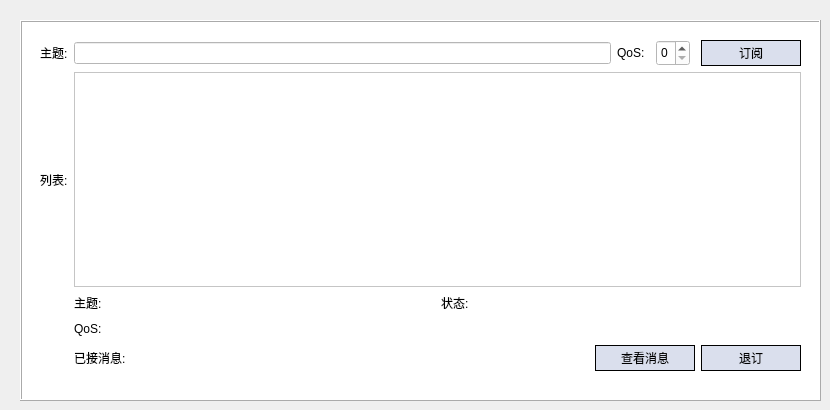
       <widget class="QWidget" name="page_6">
        <widget class="QFrame" name="frame_7">
         <property name="geometry">
          <rect>
           <x>20</x>
           <y>20</y>
           <width>801</width>
           <height>381</height>
          </rect>
         </property>
         <property name="styleSheet">
          <string notr="true">background-color: rgb(255, 255, 255);</string>
         </property>
         <property name="frameShape">
          <enum>QFrame::Box</enum>
         </property>
         <property name="frameShadow">
          <enum>QFrame::Raised</enum>
         </property>
         <widget class="QWidget" name="verticalLayoutWidget">
          <property name="geometry">
           <rect>
            <x>20</x>
            <y>20</y>
            <width>761</width>
            <height>331</height>
           </rect>
          </property>
          <layout class="QVBoxLayout" name="verticalLayout_2">
           <item>
            <layout class="QHBoxLayout" name="horizontalLayout_2">
             <item>
              <widget class="QLabel" name="label_13">
               <property name="styleSheet">
                <string notr="true">font: 11pt &quot;微软雅黑&quot;;</string>
               </property>
               <property name="text">
                <string>主题:</string>
               </property>
              </widget>
             </item>
             <item>
              <widget class="QLineEdit" name="topicEdit">
               <property name="styleSheet">
                <string notr="true">font: 11pt &quot;微软雅黑&quot;;
background-color: rgb(255, 255, 255);
color: rgb(60, 68, 106);
</string>
               </property>
              </widget>
             </item>
             <item>
              <widget class="QLabel" name="label_14">
               <property name="styleSheet">
                <string notr="true">font: 11pt &quot;微软雅黑&quot;;</string>
               </property>
               <property name="text">
                <string>QoS:</string>
               </property>
              </widget>
             </item>
             <item>
              <spacer name="horizontalSpacer_6">
               <property name="orientation">
                <enum>Qt::Horizontal</enum>
               </property>
               <property name="sizeType">
                <enum>QSizePolicy::Fixed</enum>
               </property>
               <property name="sizeHint" stdset="0">
                <size>
                 <width>5</width>
                 <height>18</height>
                </size>
               </property>
              </spacer>
             </item>
             <item>
              <widget class="QSpinBox" name="qosEdit">
               <property name="minimumSize">
                <size>
                 <width>0</width>
                 <height>26</height>
                </size>
               </property>
               <property name="maximum">
                <number>2</number>
               </property>
              </widget>
             </item>
             <item>
              <spacer name="horizontalSpacer_7">
               <property name="orientation">
                <enum>Qt::Horizontal</enum>
               </property>
               <property name="sizeType">
                <enum>QSizePolicy::Fixed</enum>
               </property>
               <property name="sizeHint" stdset="0">
                <size>
                 <width>5</width>
                 <height>18</height>
                </size>
               </property>
              </spacer>
             </item>
             <item>
              <widget class="QPushButton" name="subscription">
               <property name="minimumSize">
                <size>
                 <width>100</width>
                 <height>26</height>
                </size>
               </property>
               <property name="styleSheet">
                <string notr="true">QPushButton
{
font: 11pt &quot;微软雅黑&quot;;

color: black; 
background-color:rgb(218, 223, 237);                                       

	
border:1px groove black; 
border-style: outset;
}
QPushButton::hover
{ /*鼠标悬停在按钮上时*/
font: 11pt &quot;微软雅黑&quot;;
color: black;
 background-color: rgb(255, 255, 255);
border:1px groove black; 
border-style: outset;
}
QPushButton::pressed
{
font: 11pt &quot;微软雅黑&quot;;
color: black; 
border:1px groove black; 
	background-color: rgb(201, 206, 218);
border-style: outset;
}

                   </string>
               </property>
               <property name="text">
                <string>订阅</string>
               </property>
              </widget>
             </item>
            </layout>
           </item>
           <item>
            <layout class="QHBoxLayout" name="horizontalLayout_5">
             <item>
              <widget class="QLabel" name="label_17">
               <property name="styleSheet">
                <string notr="true">font: 11pt &quot;微软雅黑&quot;;</string>
               </property>
               <property name="text">
                <string>列表:</string>
               </property>
              </widget>
             </item>
             <item>
              <widget class="QListWidget" name="topicList">
               <property name="styleSheet">
                <string notr="true">font: 11pt &quot;微软雅黑&quot;;
background-color: rgb(255, 255, 255);
color: rgb(60, 68, 106);</string>
               </property>
              </widget>
             </item>
            </layout>
           </item>
           <item>
            <layout class="QHBoxLayout" name="horizontalLayout_3">
             <item>
              <spacer name="horizontalSpacer_5">
               <property name="orientation">
                <enum>Qt::Horizontal</enum>
               </property>
               <property name="sizeType">
                <enum>QSizePolicy::Maximum</enum>
               </property>
               <property name="sizeHint" stdset="0">
                <size>
                 <width>34</width>
                 <height>20</height>
                </size>
               </property>
              </spacer>
             </item>
             <item>
              <widget class="QLabel" name="label_15">
               <property name="styleSheet">
                <string notr="true">font: 11pt &quot;微软雅黑&quot;;</string>
               </property>
               <property name="text">
                <string>主题:</string>
               </property>
              </widget>
             </item>
             <item>
              <widget class="QLineEdit" name="topicShow">
               <property name="styleSheet">
                <string notr="true">font: 11pt &quot;微软雅黑&quot;;
background-color: rgb(255, 255, 255);
color: rgb(60, 68, 106);
</string>
               </property>
               <property name="frame">
                <bool>false</bool>
               </property>
              </widget>
             </item>
             <item>
              <widget class="QLabel" name="label_18">
               <property name="styleSheet">
                <string notr="true">font: 11pt &quot;微软雅黑&quot;;</string>
               </property>
               <property name="text">
                <string>状态:</string>
               </property>
              </widget>
             </item>
             <item>
              <widget class="QLineEdit" name="subStaShow">
               <property name="styleSheet">
                <string notr="true">font: 11pt &quot;微软雅黑&quot;;
background-color: rgb(255, 255, 255);
color: rgb(60, 68, 106);
</string>
               </property>
               <property name="frame">
                <bool>false</bool>
               </property>
              </widget>
             </item>
            </layout>
           </item>
           <item>
            <layout class="QHBoxLayout" name="horizontalLayout_4">
             <item>
              <spacer name="horizontalSpacer_8">
               <property name="orientation">
                <enum>Qt::Horizontal</enum>
               </property>
               <property name="sizeType">
                <enum>QSizePolicy::Maximum</enum>
               </property>
               <property name="sizeHint" stdset="0">
                <size>
                 <width>34</width>
                 <height>20</height>
                </size>
               </property>
              </spacer>
             </item>
             <item>
              <widget class="QLabel" name="label_16">
               <property name="styleSheet">
                <string notr="true">font: 11pt &quot;微软雅黑&quot;;</string>
               </property>
               <property name="text">
                <string>QoS:</string>
               </property>
              </widget>
             </item>
             <item>
              <widget class="QLineEdit" name="qosShow">
               <property name="styleSheet">
                <string notr="true">font: 11pt &quot;微软雅黑&quot;;
background-color: rgb(255, 255, 255);
color: rgb(60, 68, 106);
</string>
               </property>
               <property name="frame">
                <bool>false</bool>
               </property>
              </widget>
             </item>
            </layout>
           </item>
           <item>
            <layout class="QHBoxLayout" name="horizontalLayout_6">
             <item>
              <spacer name="horizontalSpacer_9">
               <property name="orientation">
                <enum>Qt::Horizontal</enum>
               </property>
               <property name="sizeType">
                <enum>QSizePolicy::Maximum</enum>
               </property>
               <property name="sizeHint" stdset="0">
                <size>
                 <width>34</width>
                 <height>20</height>
                </size>
               </property>
              </spacer>
             </item>
             <item>
              <widget class="QLabel" name="label_19">
               <property name="styleSheet">
                <string notr="true">font: 11pt &quot;微软雅黑&quot;;</string>
               </property>
               <property name="text">
                <string>已接消息:</string>
               </property>
              </widget>
             </item>
             <item>
              <widget class="QLineEdit" name="rcvNumShow">
               <property name="styleSheet">
                <string notr="true">font: 11pt &quot;微软雅黑&quot;;
background-color: rgb(255, 255, 255);
color: rgb(60, 68, 106);
</string>
               </property>
               <property name="frame">
                <bool>false</bool>
               </property>
               <property name="readOnly">
                <bool>true</bool>
               </property>
              </widget>
             </item>
             <item>
              <widget class="QPushButton" name="showMsg">
               <property name="minimumSize">
                <size>
                 <width>100</width>
                 <height>26</height>
                </size>
               </property>
               <property name="styleSheet">
                <string notr="true">QPushButton
{
font: 11pt &quot;微软雅黑&quot;;

color: black; 
background-color:rgb(218, 223, 237);                                       

	
border:1px groove black; 
border-style: outset;
}
QPushButton::hover
{ /*鼠标悬停在按钮上时*/
font: 11pt &quot;微软雅黑&quot;;
color: black;
 background-color: rgb(255, 255, 255);
border:1px groove black; 
border-style: outset;
}
QPushButton::pressed
{
font: 11pt &quot;微软雅黑&quot;;
color: black; 
border:1px groove black; 
	background-color: rgb(201, 206, 218);
border-style: outset;
}

                   </string>
               </property>
               <property name="text">
                <string>查看消息</string>
               </property>
              </widget>
             </item>
             <item>
              <widget class="QPushButton" name="unsubscription">
               <property name="minimumSize">
                <size>
                 <width>100</width>
                 <height>26</height>
                </size>
               </property>
               <property name="styleSheet">
                <string notr="true">QPushButton
{
font: 11pt &quot;微软雅黑&quot;;

color: black; 
background-color:rgb(218, 223, 237);                                       

	
border:1px groove black; 
border-style: outset;
}
QPushButton::hover
{ /*鼠标悬停在按钮上时*/
font: 11pt &quot;微软雅黑&quot;;
color: black;
 background-color: rgb(255, 255, 255);
border:1px groove black; 
border-style: outset;
}
QPushButton::pressed
{
font: 11pt &quot;微软雅黑&quot;;
color: black; 
border:1px groove black; 
	background-color: rgb(201, 206, 218);
border-style: outset;
}

                   </string>
               </property>
               <property name="text">
                <string>退订</string>
               </property>
              </widget>
             </item>
            </layout>
           </item>
          </layout>
         </widget>
        </widget>
       </widget>
